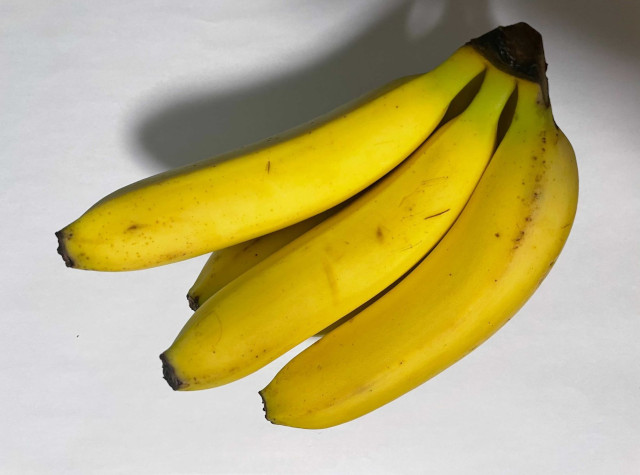
#> input picture images/banana.png, 640 x 475 px
$ python binarization.py
#> lines starting #> are read from the running program, lines starting #| are printed output that depends on the picture; after the words box and inside, x2 and y2 are one past the last pixel; in counts of white or black regions, pixels touching at a corner belong together
#!/usr/bin/env python3

# 必要なライブラリをインポート
import cv2

# 画像を読み込み
image = cv2.imread("images/banana.png")
#> image is the input picture: shape (475, 640, 3); mean B, G, R 121, 176.4, 188.4

# グレースケールに変換
gray_image = cv2.cvtColor(image, cv2.COLOR_BGR2GRAY)
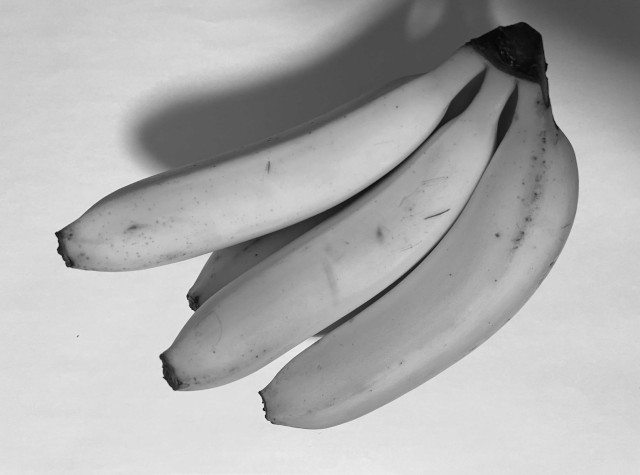
#> gray_image: shape (475, 640); min 5, max 245, mean 173.7

# 2値化
ret, img_thresh = cv2.threshold(gray_image, 150, 255, cv2.THRESH_BINARY)
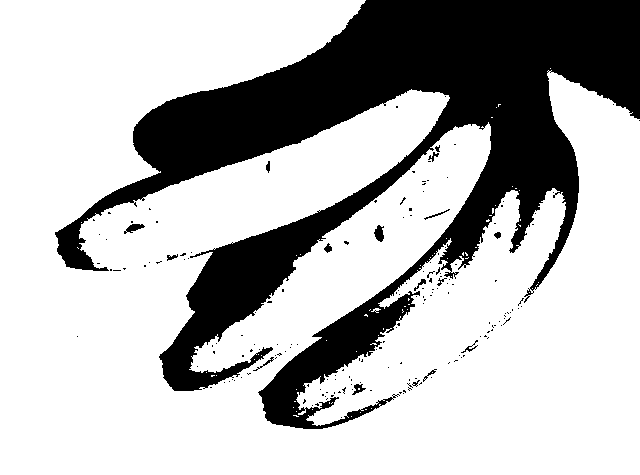
#> img_thresh: shape (475, 640); 72.6% white; 182 black regions (165 under 20 px), largest, box (x1, y1, x2, y2) and area: (55, 0, 640, 429) 82006, (374, 225, 384, 242) 115, (124, 224, 145, 234) 106

# 画像を表示
cv2.imshow("Result", img_thresh)
cv2.waitKey(0)
cv2.destroyAllWindows()

$ run again, with images/huukei.png copied over images/banana.png
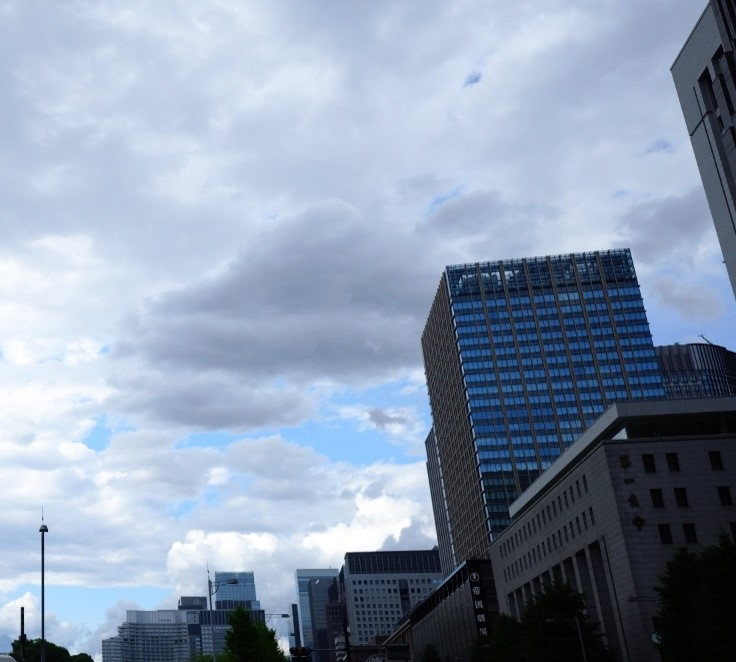
#> input picture images/huukei.png, 736 x 662 px
#> image is the input picture: shape (662, 736, 3); mean B, G, R 173.9, 153.3, 139.2
#> `gray_image = cv2.cvtColor(image, cv2.COLOR_BGR2GRAY)`:
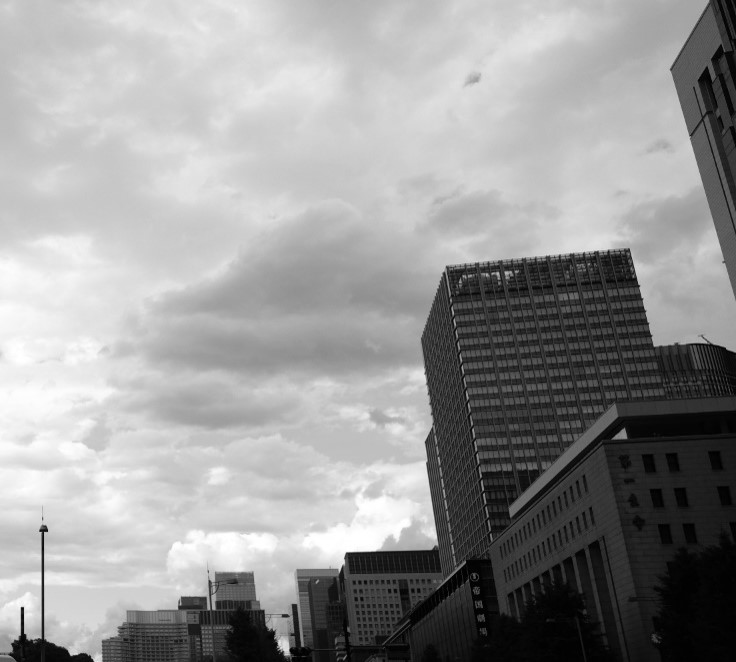
#> gray_image: shape (662, 736); min 0, max 255, mean 151.4
#> `ret, img_thresh = cv2.threshold(gray_image, 150, 255, cv2.THRESH_BINARY)`:
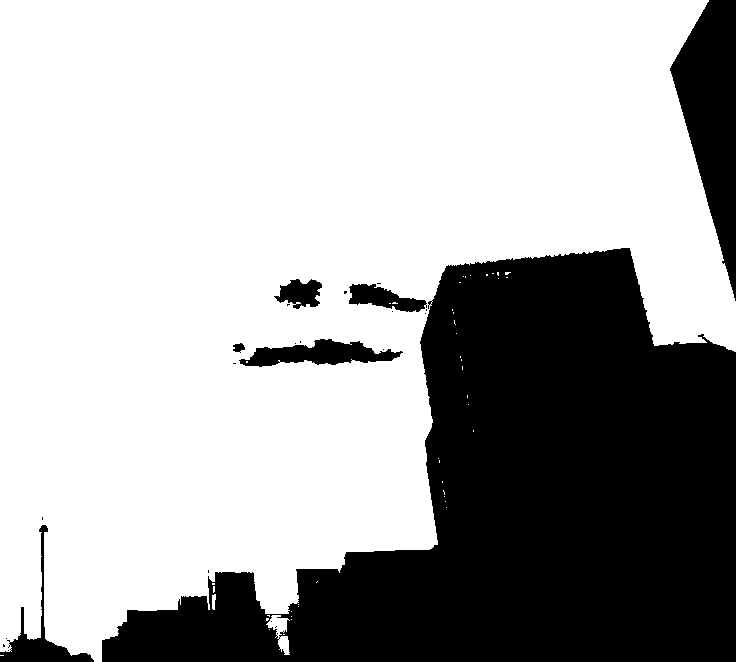
#> img_thresh: shape (662, 736); 67.5% white; 25 black regions (18 under 20 px), largest, box (x1, y1, x2, y2) and area: (102, 248, 736, 662) 140591, (670, 0, 736, 301) 10885, (239, 339, 403, 367) 2491
